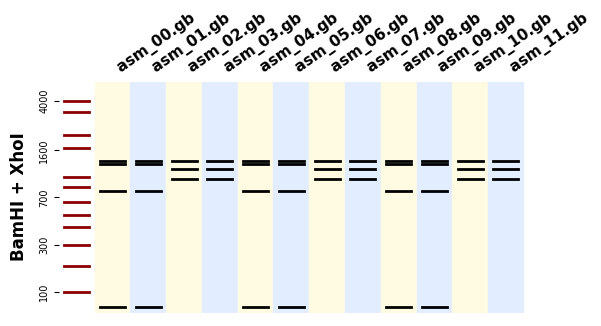

Python code for this plot:
from bandwitch import IdealDigestionsProblem, LADDERS, load_record
import os

# DEFINE THE CRITERIA FOR ACCEPTABLE BAND PATTERNS

class MyIdealDigestionsProblem(IdealDigestionsProblem):
    def migration_score(self, migration):
        """Are there 2-3 bands between 30% and 70% of the migration span?"""
        min_migration = 0.7 * self.migration_min + 0.3 * self.migration_max
        max_migration = 0.3 * self.migration_min + 0.7 * self.migration_max
        bands_in_central_zone = [band for band in migration
                                 if min_migration <= band <= max_migration]
        return 2 <= len(bands_in_central_zone) <= 3

# DEFINE THE SEQUENCES AND THE ENZYME SET

enzymes = ["EcoRI", "BamHI", "XhoI", "EcoRV", "SpeI", "XbaI", "NotI",
           "SacI", "SmaI", "HindIII", "PstI", "NheI", "AfeI"]

records_folder = os.path.join('example_data', 'digestion_selection_data')
sequences = [
    load_record(os.path.join(records_folder, f), id=f)
    for f in sorted(os.listdir(records_folder))
]

# DEFINE AND SOLVE THE PROBLEM

problem = MyIdealDigestionsProblem(enzymes=enzymes,
                                   ladder=LADDERS['100_to_4k'],
                                   sequences=sequences,
                                   max_enzymes_per_digestion=2)
score, selected_digestions = problem.select_digestions(max_digestions=2)
print ("Score:", score)

# GENERATE A FIGURE OF THE BAND PATTERNS

axes = problem.plot_digestions(
    digestions=selected_digestions,
    patterns_props={'label_fontdict': {'rotation': 35}}
)
axes[0].figure.savefig("custom_ideal_digestions.png", bbox_inches="tight")
